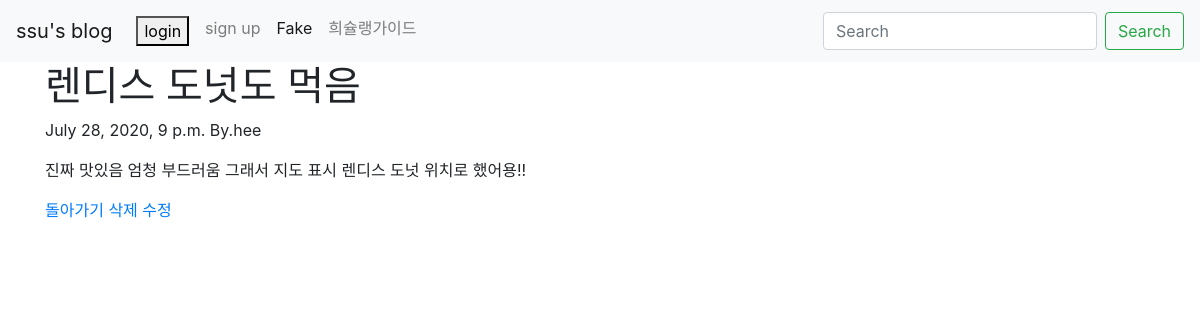
Screenshot of /blog/28/ with the database file from the repository.
### blog/models.py (models this page shows, shortened)
class Blog(models.Model):
    title= models.CharField(max_length=200)
    pub_date=models.DateTimeField('date published')
    body = models.TextField()
    auther = models.CharField(max_length=100,default="ssu")

### blog/views.py (the view)
# urls.py: path('<int:blog_id>/',views.detail,name= 'detail'),
def detail(request,blog_id):
    blog_detail=get_object_or_404(Blog,pk=blog_id)
    return render(request,'detail.html',{'blog':blog_detail})

### blog/templates/detail.html
{% extends 'base.html' %}
{% block content %}
    <h1>{{blog.title}}</h1>
    <p>{{blog.pub_date}}     By.{{blog.auther}}</p>
    <p>{{blog.body}}</p>
    <a href="{% url 'blog' %}">돌아가기</a>
    <a href="{% url 'delete' blog.id %}">삭제</a>
    <a href="{% url 'update' blog.id %}">수정</a>
{% endblock %}

### rows the page displays
Blog: title "렌디스 도넛도 먹음", pub_date "July 28, 2020, 9 p.m.", auther "hee", body "진짜 맛있음 엄청 부드러움 그래서 지도 표시 렌디스 도넛 위치로 했어용!!"
